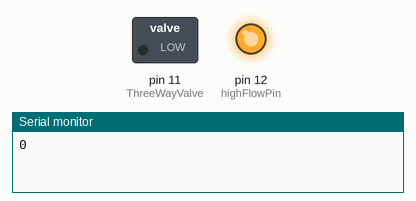
Recording of a sketch running on a simulated Arduino Uno, built with avr-gcc and run on an emulated ATmega328P. On the bench: switched loads named in the sketch (green lamp = pin HIGH), output pins drawn as LEDs (lit = HIGH), the last lines printed to the serial monitor.

Above: at 0.1 s.
At 37.6 s:
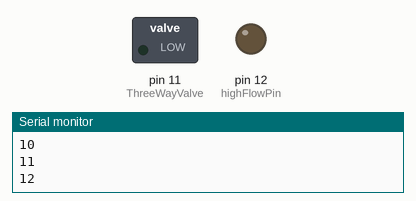
Timing chart, 0 to 40.0 s (numbered marks = the images above):
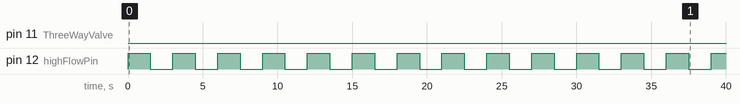

Measured:
- by itself, pin 12 (highFlowPin): alternates HIGH for 1.5 s and LOW for 1.5 s

The sketch:

NO2_popper.ino
```cpp
// Blinks LED on and off at one second intervals

int highFlowPin =  12;
int ThreeWayValve = 11;
int pops = 0;
int totalpops = 20;
int ledState = LOW;
unsigned long time = 0;

void setup()   {
  Serial.begin(9600);
  pinMode(highFlowPin, OUTPUT);
  pinMode(ThreeWayValve, OUTPUT);
}
void loop()
{
  popper();
  toggle();
  // pop_flush();
}


void popper(){
  while(pops < totalpops){
    Serial.println(pops);
    digitalWrite(highFlowPin, HIGH);
    delay(1500);
    digitalWrite(highFlowPin, LOW);
    delay(1500);
    pops++;
  }
  pops = 0;
}

void toggle(){
  if (ledState == LOW)
    ledState = HIGH;
  else
    ledState = LOW;
  digitalWrite(ThreeWayValve, ledState);
}

void pop_flush(){
  while(time < 150000){
    digitalWrite(highFlowPin, HIGH);
  }
}
```
